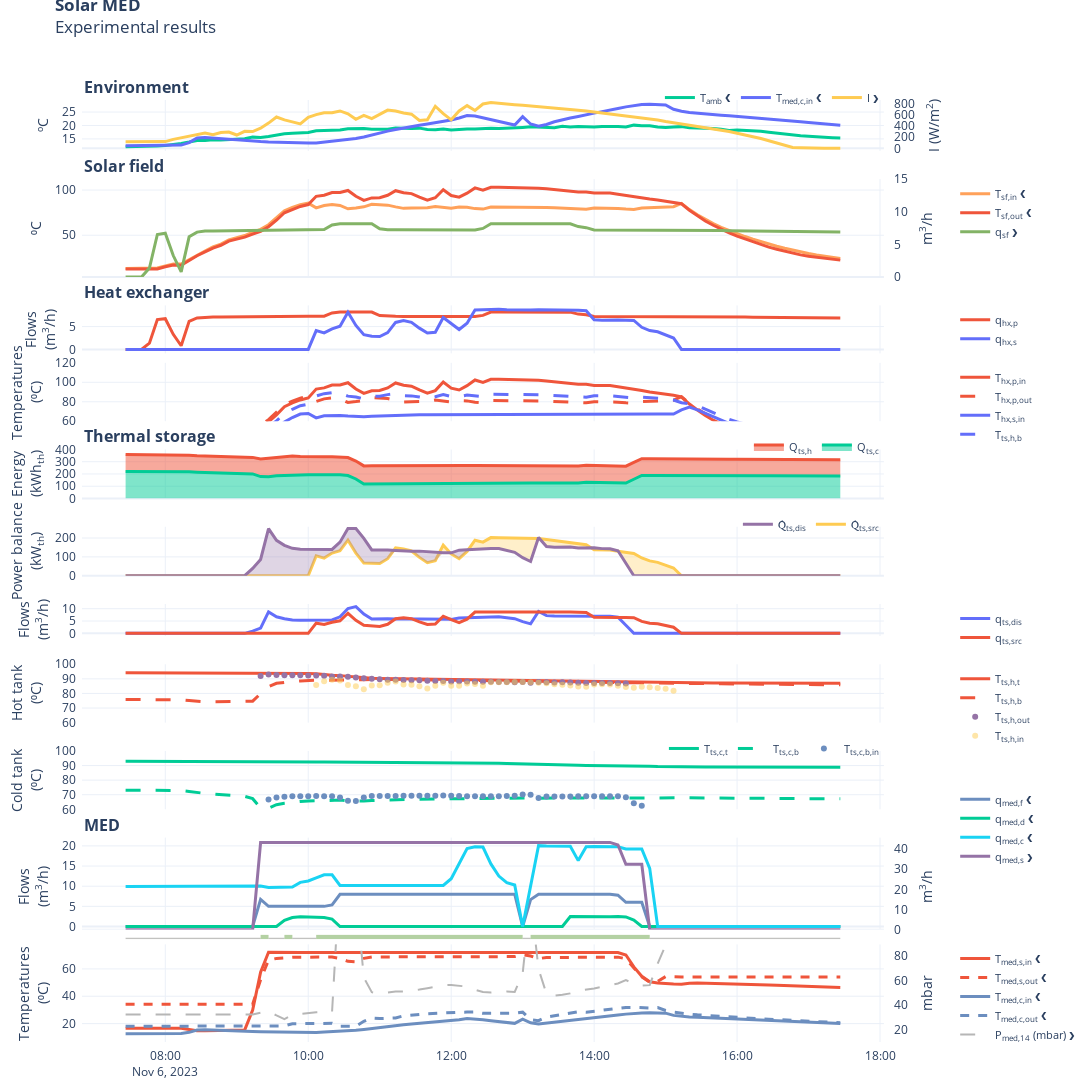

Source (notebook cell):
### Markdown cell above
### Pre-processing

### Code cell
data_paths = [
    data_path / f"datasets/{filename_process_data}",
    data_path / f"datasets/{filename_process_data2}",
]

with open(data_path / "variables_config.hjson") as f:
    vars_config = hjson.load(f)

with open(data_path / "plot_config.hjson") as f:
    plot_config = hjson.load(f)

# Load data and preprocess data
df = data_preprocessing(data_paths, vars_config, sample_rate_key=sample_rate)

# Condition data
df = data_conditioning(
    df,
    cost_w=cost_w,
    cost_e=cost_e,
    sample_rate_numeric=sample_rate_numeric,
    vars_config=vars_config,
)

if "Pmed_14" not in df.columns:
    df["Pmed_14"] = np.nan

# Test visualization
with open(data_path / "plot_config.hjson") as f:
    plot_config = hjson.load(f)

fig = experimental_results_plot(
    plot_config, df, vars_config=vars_config, resample=resample_figures, template="plotly_white"
)

fig.show(
    config=generate_plotly_config(
        fig, figure_name=f'solar_med_{df.index[0].strftime("%Y%m%d")}'
    )
)
